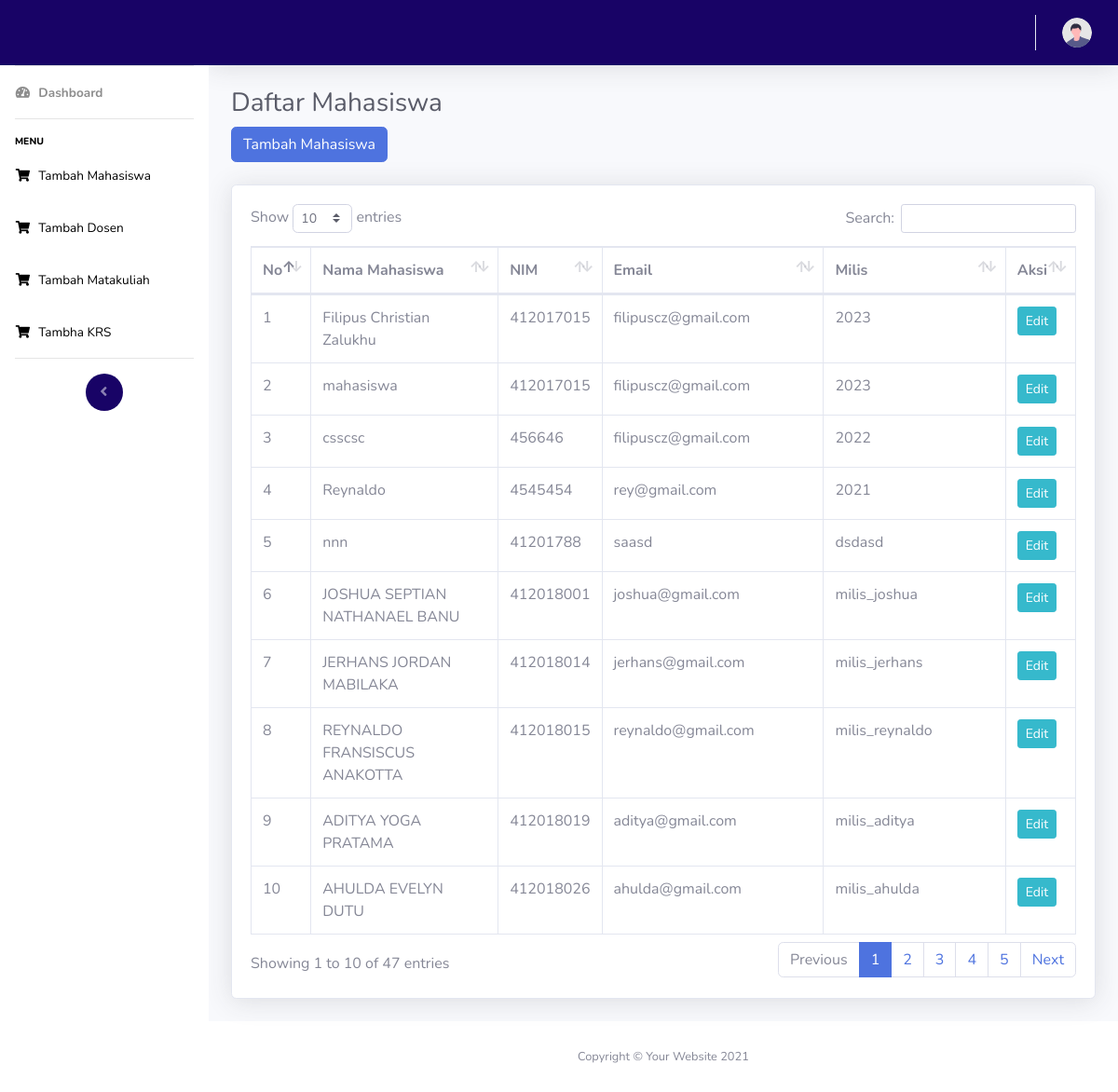
Screenshot of /admin/mahasiswa.php with the database file from the repository.
### tables this page shows
CREATE TABLE `mahasiswa` (
  `id` int(11) NOT NULL,
  `id_user` int(11) NOT NULL,
  `nama_mahasiswa` varchar(255) NOT NULL,
  `nim` varchar(10) NOT NULL,
  `milis` varchar(255) NOT NULL,
  `email` varchar(255) NOT NULL
);

### admin/mahasiswa.php (the view, shortened to what this page needs)
<?php include 'assets/navbar.php'; ?>
<div class="container-fluid">
    <h1 class="h3 mb-2 text-gray-800">Daftar Mahasiswa</h1>
    <button type="button" class="btn btn-primary" data-toggle="modal" data-target="#tambahMahasiswaModal">
        Tambah Mahasiswa
    </button>
    <br>
    <br>
    <div class="card shadow mb-4">
        <div class="card-body">
            <div class="table-responsive">
                <table class="table table-bordered" id="dataTable" width="100%" cellspacing="0">
                    <thead>
                        <tr>
                            <th>No</th>
                            <th>Nama Mahasiswa</th>
                            <th>NIM</th>
                            <th>Email</th>
                            <th>Milis</th>
                            <th>Aksi</th>
                        </tr>
                    </thead>
                    <tbody>
                        <?php
                        require_once '../include/config.php';
                        $query = "SELECT M.id, M.nama_mahasiswa, M.nim, M.email, M.milis
                            FROM mahasiswa M
                            INNER JOIN user U ON M.id_user = U.id
                            WHERE U.level = 'mahasiswa'";
                        $result = $conn->query($query);
                        if ($result->num_rows > 0) {
                            $no = 1;
                            while ($row = $result->fetch_assoc()) {
                                $id = $row["id"];
                                $nama_mahasiswa = $row["nama_mahasiswa"];
                                $nim = $row["nim"];
                                $email = $row["email"];
                                $milis = $row["milis"];
                                echo "<tr>";
                                echo "<td>" . $no++ . "</td>";
                                echo "<td>" . $nama_mahasiswa . "</td>";
                                echo "<td>" . $nim . "</td>";
                                echo "<td>" . $email . "</td>";
                                echo "<td>" . $milis . "</td>";
                                echo "<td>
                                    <a href='#' class='btn btn-info btn-sm' data-toggle='modal' data-target='#editMahasiswaModal$id'>Edit</a>
                                </td>";
                                echo "</tr>";
                            }
                        } else {
                            echo "<tr><td colspan='6'>Tidak ada data mahasiswa.</td></tr>";
                        }
                        ?>
                    </tbody>
                </table>
            </div>
        </div>
    </div>
</div>
<?php include 'assets/footer.php'; ?>

### rows the page displays
mahasiswa: nama_mahasiswa "Filipus Christian Zalukhu", nim "412017015", email "filipuscz@gmail.com", milis "2023"
mahasiswa: nama_mahasiswa "mahasiswa", nim "412017015", email "filipuscz@gmail.com", milis "2023"
mahasiswa: nama_mahasiswa "csscsc", nim "456646", email "filipuscz@gmail.com", milis "2022"
mahasiswa: nama_mahasiswa "Reynaldo", nim "4545454", email "rey@gmail.com", milis "2021"
mahasiswa: nama_mahasiswa "nnn", nim "41201788", email "saasd", milis "dsdasd"
mahasiswa: nama_mahasiswa "JOSHUA SEPTIAN NATHANAEL BANU", nim "412018001", email "joshua@gmail.com", milis "milis_joshua"
mahasiswa: nama_mahasiswa "JERHANS JORDAN MABILAKA", nim "412018014", email "jerhans@gmail.com", milis "milis_jerhans"
mahasiswa: nama_mahasiswa "REYNALDO FRANSISCUS ANAKOTTA", nim "412018015", email "reynaldo@gmail.com", milis "milis_reynaldo"
mahasiswa: nama_mahasiswa "ADITYA YOGA PRATAMA", nim "412018019", email "aditya@gmail.com", milis "milis_aditya"
mahasiswa: nama_mahasiswa "AHULDA EVELYN DUTU", nim "412018026", email "ahulda@gmail.com", milis "milis_ahulda"
